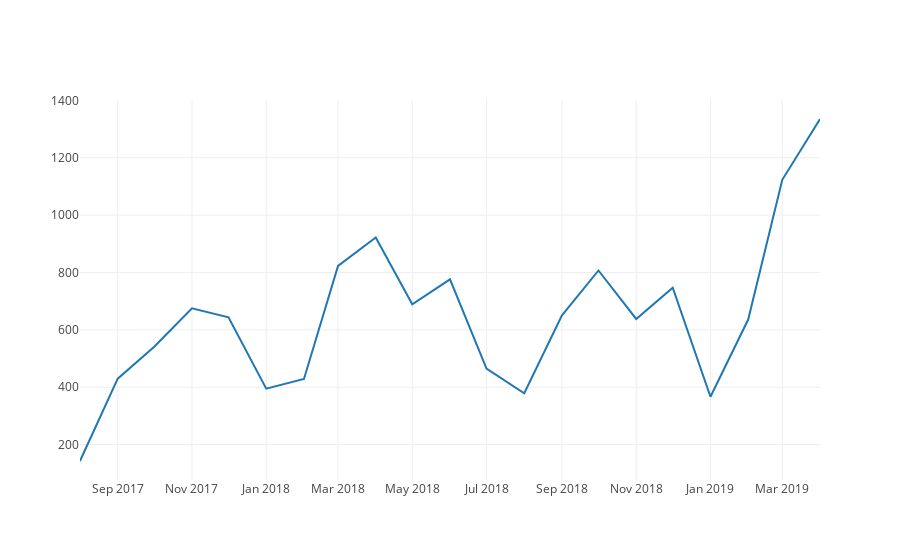

The code cell stored with this chart in its notebook:
### Code cell
## Plot a cluster from the results above
plot_time_series(28, tfidf, v1)

### Figure 1 — Plotly figure (JSON) as saved in the notebook; plotly's stock layout.template omitted (floating-point values rounded to 4 significant figures)
{"data": [{"type": "scatter", "uid": "272a650e-7c5a-4a5a-bf16-2675cd4b4b0c", "x": ["2017-8", "2017-9", "2017-10", "2017-11", "2017-12", "2018-1", "2018-2", "2018-3", "2018-4", "2018-5", "2018-6", "2018-7", "2018-8", "2018-9", "2018-10", "2018-11", "2018-12", "2019-1", "2019-2", "2019-3", "2019-4"], "y": [143, 430, 541, 675, 644, 395, 429, 823, 922, 689, 776, 465, 379, 651, 807, 638, 747, 367, 636, 1123, 1335]}], "layout": {}}
